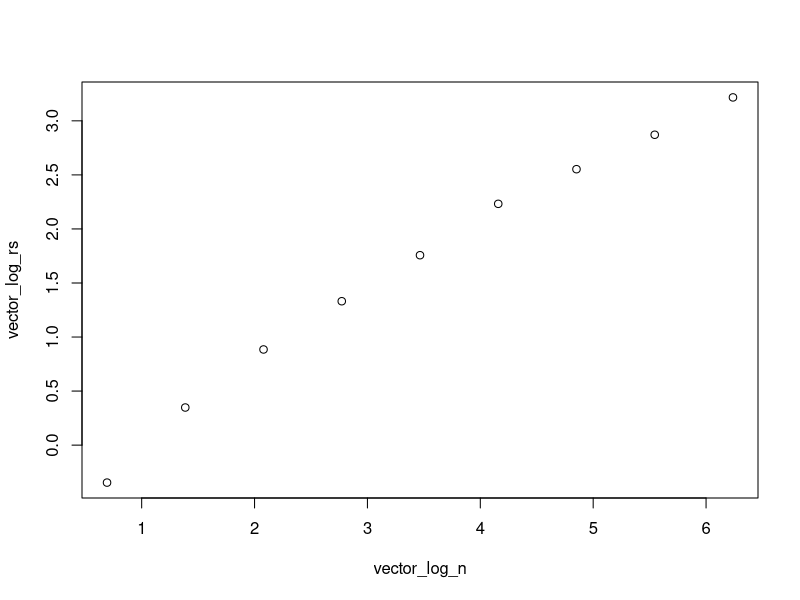
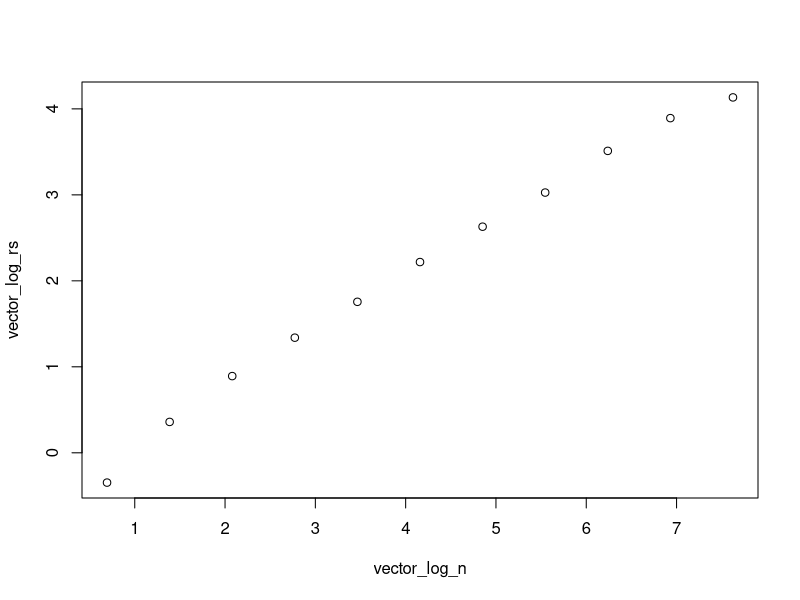
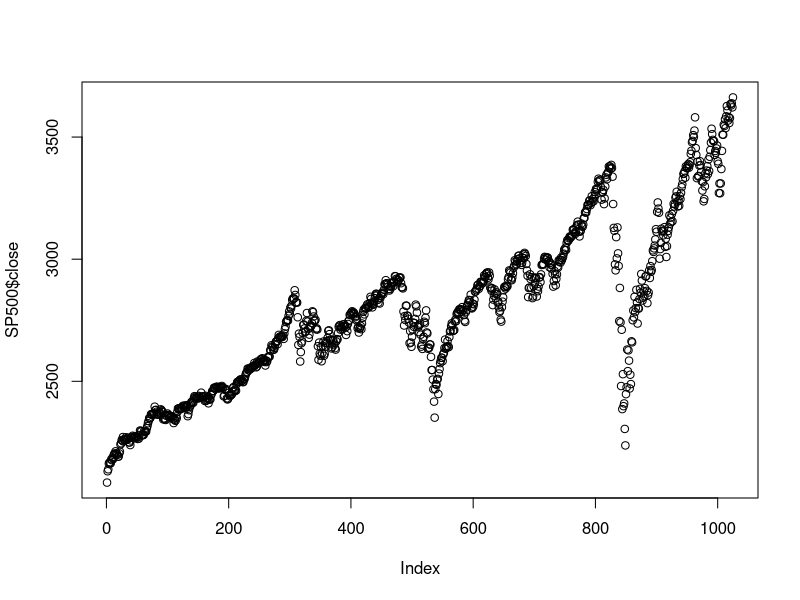

The R source for these figures, in order:
# https://www.youtube.com/watch?v=l08LICz8Ink
# https://www.youtube.com/watch?v=v0sivj2wGcA

# Cambiar directorio actual
setwd("g:/2021 MASTER/TFM/Datos")

# Cargar fichero cotizaciones diarias Bitcoin
library(readr)
BTC_USD <- read_csv("BTC-USD.csv")
SP500 <- read_csv("sp500_2.csv")
r <- NULL


#Trabajar con el dataframe 
#attach(SP500)

#Visualizar cinco primeras filas
#head(close)

library(pracma)
hurstexp(SP500$close,d=4, display=TRUE)


hurst_rs <- function(v) {

  #Calculo de parametros
  n <- length(v)-1   #longitud del vector de retornos 
                     #(1 menos del vector original)(n)
  #Vector primera diferencia
  v2 <- rep(0,n)
  for(i in 1:n) {
    v2[i] = (v[i+1]/v[i])-1
  }

  indice <- 1:n  #vector auxiliar de indices (de 1 a longitud)
  
  #calculando el numero k elementos para la regresion
  k <- 0
  repeat {
    k = k+1
    if((2^k)>=n) {
      break
    }
  }
  k=k-1
  nk = k
  
  #vectores para regresion
  vector_rs = matrix(rep(0,nk))     #vector rango reescalado
  vector_n = matrix(rep(0,nk))      #vector numero elementos
  vector_log_rs = matrix(rep(0,nk)) #vector logaritmo rango reescalado
  vector_log_n = matrix(rep(0,nk))  #vector logaritmo numero elementos
  
  
  #recorrer los k puntos de la regresion
  for(k in 1:(nk)){
    m = 2^k  #numero de elementos en cada subconjunto
    d = floor(n/m)  #numero de bloques
    if(d==1) d=2 #comprobación punto final 
                 #(si el segundo subconjunto es menor de 2^k, d será 1, 
                 #y dará error numérico)
    
    vector_indices = matrix(rep(0,n)) #vector de indices
    vector_normalizado = matrix(rep(1,n))
    vector_acumulado = matrix(rep(1,n))
    vector_rango_RS = matrix(rep(1,d-1))
    vector_prueba = matrix(rep(1,n))
    
    for(i in 1:n){
      vector_indices[i]=(i-1)%/%(2^k)
    }
    
    i=0
    j=0
    repeat {
      i=i+1
      if(i>n) break
      vector_normalizado[i] <- (v2[i]-mean(subset(v2,vector_indices==j)))#/sd(subset(v2,vector_indices==j))
      vector_prueba[i] = mean(subset(v2,vector_indices==j))
      if((i)%%(2^k)==0) {j = j+1}
    }

    i=0
    vector_acumulado <- NULL
    repeat {
      vector_acumulado <- c(vector_acumulado,cumsum(subset(vector_normalizado,vector_indices==i)))
      i=i+1
      if(i>d) break
    }
    vector_acumulado <- matrix(vector_acumulado)
    
    i=0
    #vector_rango <- NULL
    vector_rango_RS <- matrix(rep(0,d))
    repeat {
      vector_rango_RS[i+1] <- (max(subset(vector_acumulado,vector_indices==i)) - 
                               min(subset(vector_acumulado,vector_indices==i)))/
                               sd(subset(v2,vector_indices==i))
      #print(i)
      i=i+1
      if(i>=d) break
    }

    vector_rs[k] = mean(vector_rango_RS)
    vector_log_rs[k] = log(vector_rs[k])
    vector_n[k] = 2^k
    vector_log_n[k] = log(vector_n[k])
  }
  
  
  
  #Calculo de la regresion
  plot(vector_log_n,vector_log_rs)
  regresion <- lm(vector_log_rs~vector_log_n)
  r <- regresion
  df <- data.frame(vector_log_n,vector_log_rs)
  print(df)
  return(regresion$coefficients[2])
  
}

hurst_rs(SP500$close)
df

hurst_rs(BTC_USD$Close)
df

plot(SP500$close)
